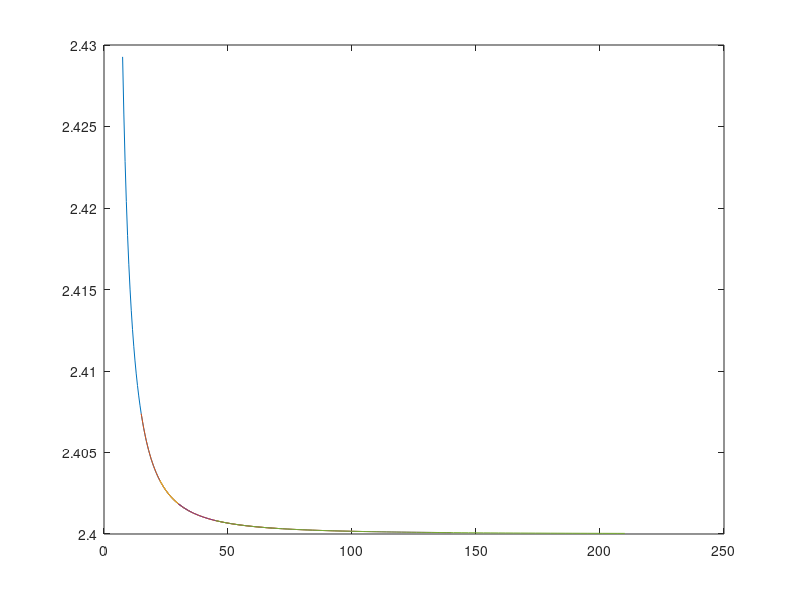

The MATLAB source for this figure:
clc;
clear all;
close all;
gamma=1.4;
M=1.5:0.1:7 
for i=1:length(M)
    theta_1=5;
    theta_2=10;
    theta_3=15;
    theta_4=20;
    theta_5=30;
    C_p_1(i)= 2*theta_1*theta_1*[((gamma+1)/4) + sqrt((((gamma+1)/4)^2)+(1/((theta_1*M(i))^2)))];
    C_p_2(i)= 2*theta_2*theta_2*[((gamma+1)/4) + sqrt((((gamma+1)/4)^2)+(1/((theta_2*M(i))^2)))];
    C_p_3(i)= 2*theta_3*theta_3*[((gamma+1)/4) + sqrt((((gamma+1)/4)^2)+(1/((theta_3*M(i))^2)))];
    C_p_4(i)= 2*theta_4*theta_4*[((gamma+1)/4) + sqrt((((gamma+1)/4)^2)+(1/((theta_4*M(i))^2)))];
    C_p_5(i)= 2*theta_5*theta_5*[((gamma+1)/4) + sqrt((((gamma+1)/4)^2)+(1/((theta_5*M(i))^2)))];
    y_1(i)=C_p_1(i)/(theta_1*theta_1);
    y_2(i)=C_p_2(i)/(theta_2*theta_2);
    y_3(i)=C_p_3(i)/(theta_3*theta_3);
    y_4(i)=C_p_4(i)/(theta_4*theta_4);
    y_5(i)=C_p_5(i)/(theta_5*theta_5);
    x_1(i)=M(i)*theta_1;
    x_2(i)=M(i)*theta_2;
    x_3(i)=M(i)*theta_3;
    x_4(i)=M(i)*theta_4;
    x_5(i)=M(i)*theta_5;
end
plot(x_1,y_1)
hold on;
plot(x_2,y_2)
plot(x_3,y_3)
plot(x_4,y_4)
plot(x_5,y_5)